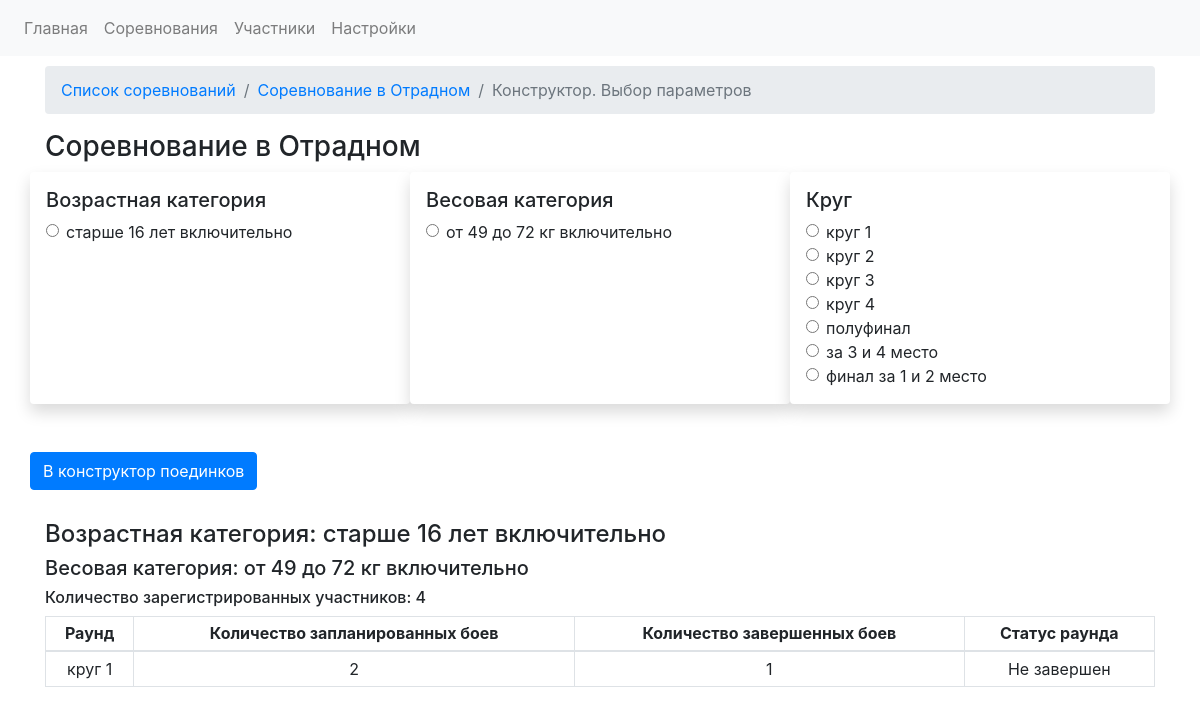
Before: /competitions/2/constructor with the older database file.
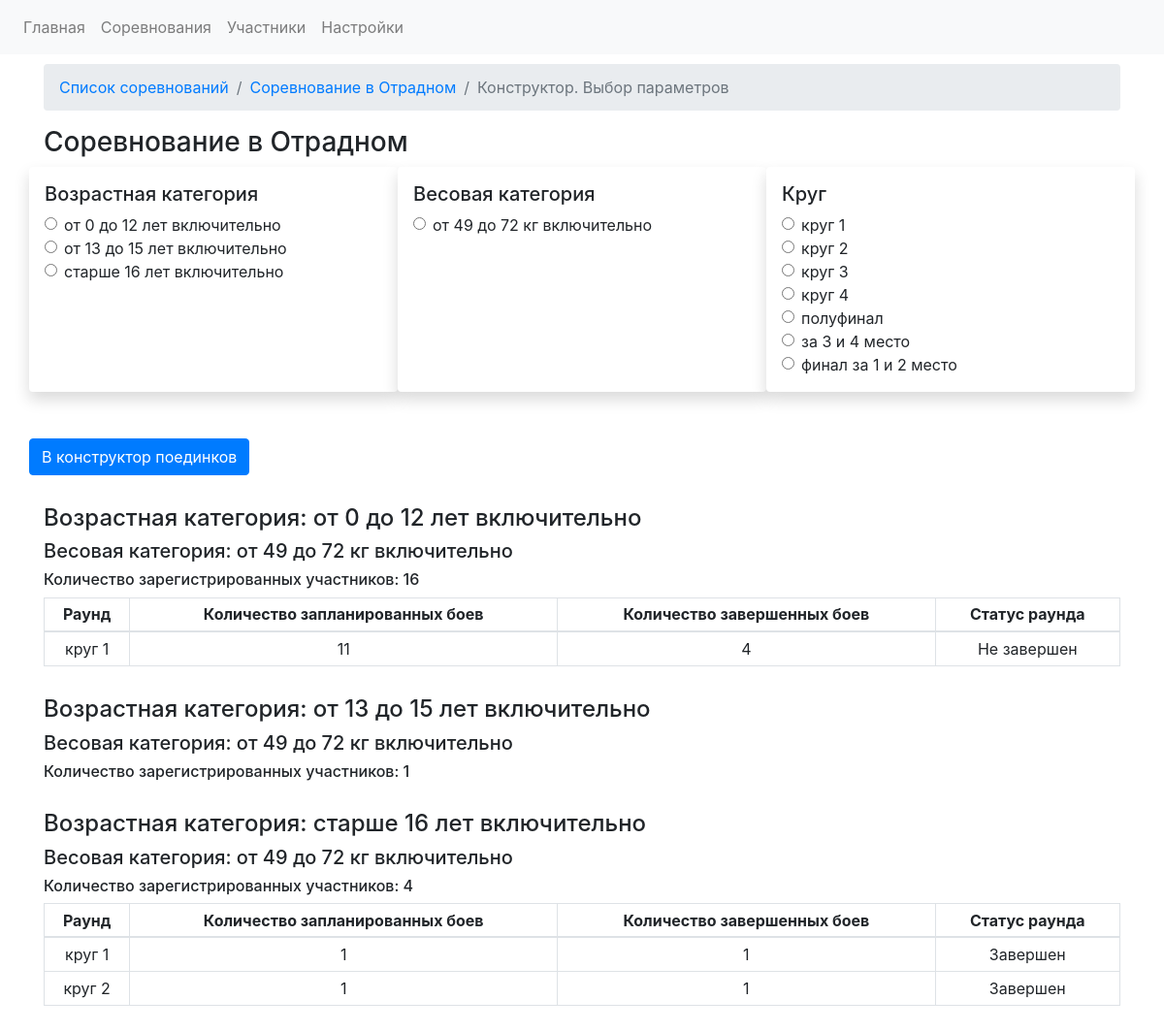
After: the same page with the newer database file.
### app.py (models this page shows)
class RoundsDB(db.Model):
    id = db.Column(db.Integer, primary_key=True)
    round_name = db.Column(db.String)
    sort_index = db.Column(db.Integer)
    fights = db.relationship('FightsDB', backref = 'roundNo')
    finished_regs = db.relationship('RegistrationDB', backref = 'roundNo')

class WeightcategoriesDB(db.Model):
    weight_cat_id = db.Column(db.Integer, primary_key=True)
    sort_index = db.Column(db.Integer)
    weight_category_name = db.Column(db.String)
    weight_category_start = db.Column(db.Integer)
    weight_category_finish = db.Column(db.Integer)
    registrations = db.relationship('RegistrationDB', backref='weight_categories')
    fights = db.relationship('FightsDB', backref = 'weight_category_backref')

class AgecategoriesDB(db.Model):
    id = db.Column(db.Integer, primary_key=True)
    sort_index = db.Column(db.Integer)
    age_category_name = db.Column(db.String)
    age_category_start = db.Column(db.Integer)
    age_category_finish = db.Column(db.Integer)
    registrations = db.relationship('RegistrationDB', backref='age_categories')
    fights = db.relationship('FightsDB', backref = 'age_category_backref')

### app.py (the view, shortened to what this page needs)
@app.route('/competitions/<int:comp_id>/constructor', methods= ['GET', 'POST'])
def fight_constructor(comp_id):
    competition_data = CompetitionsDB.query.get(comp_id)
    weight_categories = WeightcategoriesDB.query.order_by(asc(WeightcategoriesDB.sort_index)).all()
    age_categories = AgecategoriesDB.query.order_by(asc(AgecategoriesDB.sort_index)).all()
    rounds = RoundsDB.query.order_by(asc(RoundsDB.sort_index)).all()
    registrations = RegistrationDB.query.filter_by(competition_id=comp_id).all()
    age_cats_in_reg = [] # список возрастных категорий в регистрациях
    for reg in registrations:
        if reg.age_cat_id not in age_cats_in_reg:
            age_cats_in_reg.append(reg.age_cat_id)
    age_cats_in_reg.sort()
    age_cat_data = {}
    for age_cat in age_categories:
        if age_cat.id in age_cats_in_reg:
            age_cat_names = {}
            age_cat_names["age_cat_id"] = age_cat.id
            age_cat_names["age_cat_name"] = age_cat.age_category_name
            age_cat_data[age_cat.id] = age_cat_names
    weight_cats_in_reg = []  # список возрастных категорий в регистрациях
    for reg in registrations:
        if reg.weight_cat_id not in weight_cats_in_reg:
            weight_cats_in_reg.append(reg.weight_cat_id)
    weight_cats_in_reg.sort()
    weight_cat_data = {}
    for weight_cat in weight_categories:
        if weight_cat.weight_cat_id in weight_cats_in_reg:
            weight_cat_names = {}
            weight_cat_names["weight_cat_id"] = weight_cat.weight_cat_id
            weight_cat_names["weight_cat_name"] = weight_cat.weight_category_name
            weight_cat_data[weight_cat.weight_cat_id] = weight_cat_names
    weight_cat_data_im_age_categories = {} # данные в весовых категориях записываются в возрастные категории
    age_weight_data = {}
    age_data = {}
    for age_cat_id, age_cat in age_cat_data.items():
        age_weight_data = {}
        weight_fighter_data = {}
        for weight_cat_id, weight_cat in weight_cat_data.items():
            age_cat_weight_cat_data = {}  # количество зарегистрированных бойцов в весовой категории
            regs_in_age_and_weight_cat = RegistrationDB.query.filter_by(age_cat_id=age_cat_id, weight_cat_id = weight_cat_id, competition_id = comp_id).count()
            age_cat_weight_cat_data["weight_cat_id"] = weight_cat_id
            age_cat_weight_cat_data["weight_cat_name"] = WeightcategoriesDB.query.get(weight_cat_id).weight_category_name
            age_cat_weight_cat_data["fighters_qty_in_weight_cat"] = regs_in_age_and_weight_cat
            fights_in_age_and_weight = FightsDB.query.filter_by(age_category = age_cat_id, weight_category = weight_cat_id).all()
            list_of_rounds_in_age_in_weight = []
            for fight in fights_in_age_and_weight:
                if fight.round_number not in list_of_rounds_in_age_in_weight:
                    list_of_rounds_in_age_in_weight.append(fight.round_number)
            age_weight_rounds_aggregate_data = {}
            for round_id in list_of_rounds_in_age_in_weight:
                age_weight_rounds_data = {}
                age_weight_rounds_data["round_id"] = round_id
                age_weight_rounds_data["round_name"] = RoundsDB.query.get(round_id).round_name
                number_of_planned_fights = FightsDB.query.filter_by(age_category = age_cat_id, weight_category = weight_cat_id, round_number = round_id).count()
                number_of_finished_fights = FightsDB.query.filter_by(age_category = age_cat_id, weight_category = weight_cat_id, round_number = round_id, fight_status = 1).count()
                if number_of_planned_fights == number_of_finished_fights:
                    age_weight_rounds_data["round_status"] = "Завершен"
                elif number_of_planned_fights > number_of_finished_fights:
                    age_weight_rounds_data["round_status"] = "Не завершен"
                age_weight_rounds_data["planned_fights_qty"] = number_of_planned_fights
                age_weight_rounds_data["finished_fights_qty"] = number_of_finished_fights
                age_weight_rounds_aggregate_data[round_id] = age_weight_rounds_data
            age_cat_weight_cat_data["rounds_data"] = age_weight_rounds_aggregate_data
            weight_fighter_data[weight_cat_id] = age_cat_weight_cat_data
        age_weight_data["age_id"] = age_cat_id
        age_weight_data["age_cat_name"] = AgecategoriesDB.query.get(age_cat_id).age_category_name
        age_weight_data["age_weight_data"] = weight_fighter_data
        age_data[age_cat_id] = age_weight_data
    return render_template('fightconstructor.html', age_data = age_data, competition_data=competition_data, age_cat_data = age_cat_data, rounds = rounds, weight_cat_data = weight_cat_data)

### templates/fightconstructor.html (shortened to what the changed rows need)
{% extends "base.html" %}
{% block head %}
<link rel="stylesheet" href="https://stackpath.bootstrapcdn.com/bootstrap/4.5.0/css/bootstrap.min.css">
{% endblock %}
{% block content %}
    <div class="container" style="margin-top: 10px">
        <div class="row">
            <div class="col-lg-12">
        <form method="POST" action="{{ url_for('fight_constructor', comp_id = competition_data.competition_id)}}">
                <div class="row">
            <div class="col-lg-4 shadow p-3 mb-5 bg-white rounded">
                {% for age_cat_id, age_cat in age_cat_data.items() %}
                    <div class="form-check">
                      <input class="form-check-input" type="radio" value={{ age_cat_id }} name="age_cat_radio" id="flexRadioDefault1">
                      <label class="form-check-label" for="flexRadioDefault1">
                          {{ age_cat["age_cat_name"]}}
                      </label>
                    </div>
                {% endfor %}
            </div>
            <div class="col-lg-4 shadow p-3 mb-5 bg-white rounded">
                    {% for w_cat_id, w_cat in weight_cat_data.items() %}
                    <div class="form-check">
                      <input class="form-check-input" type="radio" value={{ w_cat_id }} name="weight_cats_radio" id="Radioweightcat">
                      <label class="form-check-label" for="Radioweightcat">
                          {{ w_cat["weight_cat_name"] }}
                      </label>
                    </div>
                    {% endfor %}
            </div>
            <div class="col-lg-4 shadow p-3 mb-5 bg-white rounded">
                {% for round in rounds %}
                    <div class="form-check">
                      <input class="form-check-input" type="radio" value={{ round.id }} name="round_radio" id="flexRadioDefault1">
                      <label class="form-check-label" for="flexRadioDefault1">
                          {{ round.round_name}}
                      </label>
                    </div>
                {% endfor %}
            </div>
        </div>
        </form>
    </div>
</div>
    <div class="row" style="margin-top: 30px;">
        <div class="col">
            {% for age_cat_id, age_weight_data_dict in age_data.items() %}
                <h4>Возрастная категория: {{ age_weight_data_dict["age_cat_name"] }}</h4>
                {% for weight_cat_id, weight_cat_data_dict in age_weight_data_dict["age_weight_data"].items() %}
                    <div style="margin-bottom: 30px;">
                    <h5>Весовая категория: {{ weight_cat_data_dict["weight_cat_name"] }}</h5>
                    <h6>Количество зарегистрированных участников: {{ weight_cat_data_dict["fighters_qty_in_weight_cat"] }}</h6>
                    {% if weight_cat_data_dict["rounds_data"] %}
                    <table class="table table-sm table-bordered">
                      <thead>
                        <tr>
                          <th scope="col" style="text-align: center;">Раунд</th>
                          <th scope="col" style="text-align: center;">Количество запланированных боев</th>
                          <th scope="col" style="text-align: center;">Количество завершенных боев</th>
                          <th scope="col" style="text-align: center;">Статус раунда</th>
                        </tr>
                      </thead>
                      <tbody>
                        {% for round_id, round_data in  weight_cat_data_dict["rounds_data"].items() %}
                      <tr>
                          <td style="text-align: center;">
                                {{ round_data["round_name"] }}
                          </td>
                          <td style="text-align: center;">
                                {{ round_data["planned_fights_qty"] }}
                          </td>
                          <td style="text-align: center;">
                                {{ round_data["finished_fights_qty"] }}
                          </td>
                            <td style="text-align: center;">
                                {{ round_data["round_status"] }}
                            </td>
                      </tr>
                        {% endfor %}
                      </tbody>
                </table>
                {% endif %}
                </div>
                {% endfor %}
            {% endfor %}
        </div>
    </div>
</div>
{% endblock %}

Changed rows visible on the page:
now on this page (row edited): AgecategoriesDB: age_cat_name "от 0 до 12 лет включительно", age_cat_name "от 0 до 12 лет включительно"
now on this page (row edited): AgecategoriesDB: age_cat_name "от 13 до 15 лет включительно", age_cat_name "от 13 до 15 лет включительно"
Other visible differences:
form field age_cat_radio: "☐ старше 16 лет включительно" → "☐"
new list line: "☐ от 0 до 12 лет включительно"
new list line: "Возрастная категория: Весовая категория: Количество зарегистрированных участников: 16 Раунд Количество запланированных боев Количество завершенных боев Статус раунда 11 4 Не завершен"
new list line: "от 49 до 72 кг включительно"
new list line: "круг 1"
new list line: "Возрастная категория: Весовая категория: Количество зарегистрированных участников: 1"
list line gone: "круг 1"
list line gone: "2 1 Не завершен"
new list line: "1 1 Завершен 1 1 Завершен"
new list line: "круг 2"
